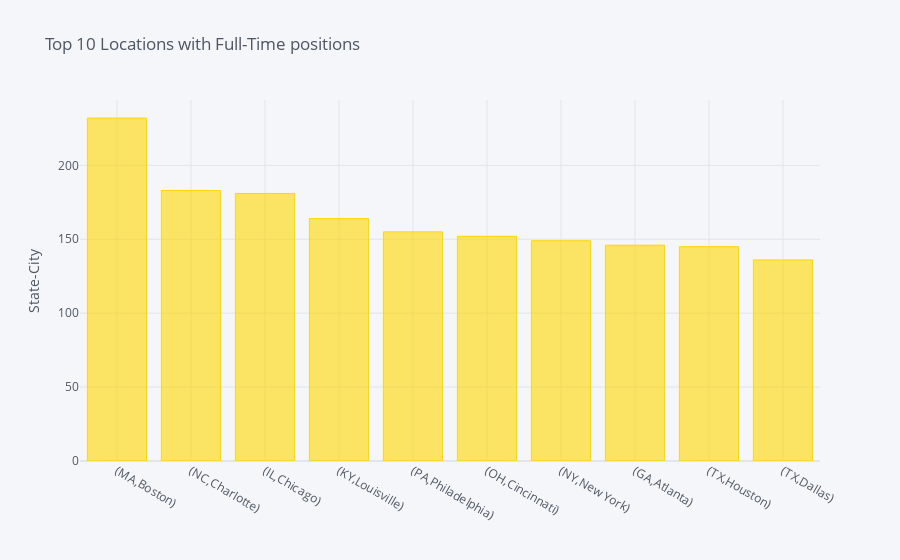

The notebook cell this image was saved under:
### Markdown cell above
- Amazon offers most Full-Time positions follwed by GPAC and Lowe's

### Code cell
job_type[['state', 'city']].value_counts()[:10].iplot(kind = 'bar', 
                                                  orientation = 'v',
                                                  yTitle = 'State-City',
                                                  colors = 'gold',
                                                  title = 'Top 10 Locations with Full-Time positions'
                                                 )

### Figure 1 — Plotly figure (JSON) as saved in the notebook; plotly's stock layout.template omitted (floating-point values rounded to 4 significant figures)
{"data": [{"marker": {"color": "rgba(255, 215, 0, 0.6)", "line": {"color": "rgba(255, 215, 0, 1.0)", "width": 1}}, "name": "None", "orientation": "v", "text": "", "type": "bar", "x": ["(MA,Boston)", "(NC,Charlotte)", "(IL,Chicago)", "(KY,Louisville)", "(PA,Philadelphia)", "(OH,Cincinnati)", "(NY,New York)", "(GA,Atlanta)", "(TX,Houston)", "(TX,Dallas)"], "y": [232, 183, 181, 164, 155, 152, 149, 146, 145, 136]}], "layout": {"legend": {"bgcolor": "#F5F6F9", "font": {"color": "#4D5663"}}, "paper_bgcolor": "#F5F6F9", "plot_bgcolor": "#F5F6F9", "title": {"font": {"color": "#4D5663"}, "text": "Top 10 Locations with Full-Time positions"}, "xaxis": {"gridcolor": "#E1E5ED", "showgrid": true, "tickfont": {"color": "#4D5663"}, "title": {"font": {"color": "#4D5663"}, "text": ""}, "zerolinecolor": "#E1E5ED"}, "yaxis": {"gridcolor": "#E1E5ED", "showgrid": true, "tickfont": {"color": "#4D5663"}, "title": {"font": {"color": "#4D5663"}, "text": "State-City"}, "zerolinecolor": "#E1E5ED"}}}
